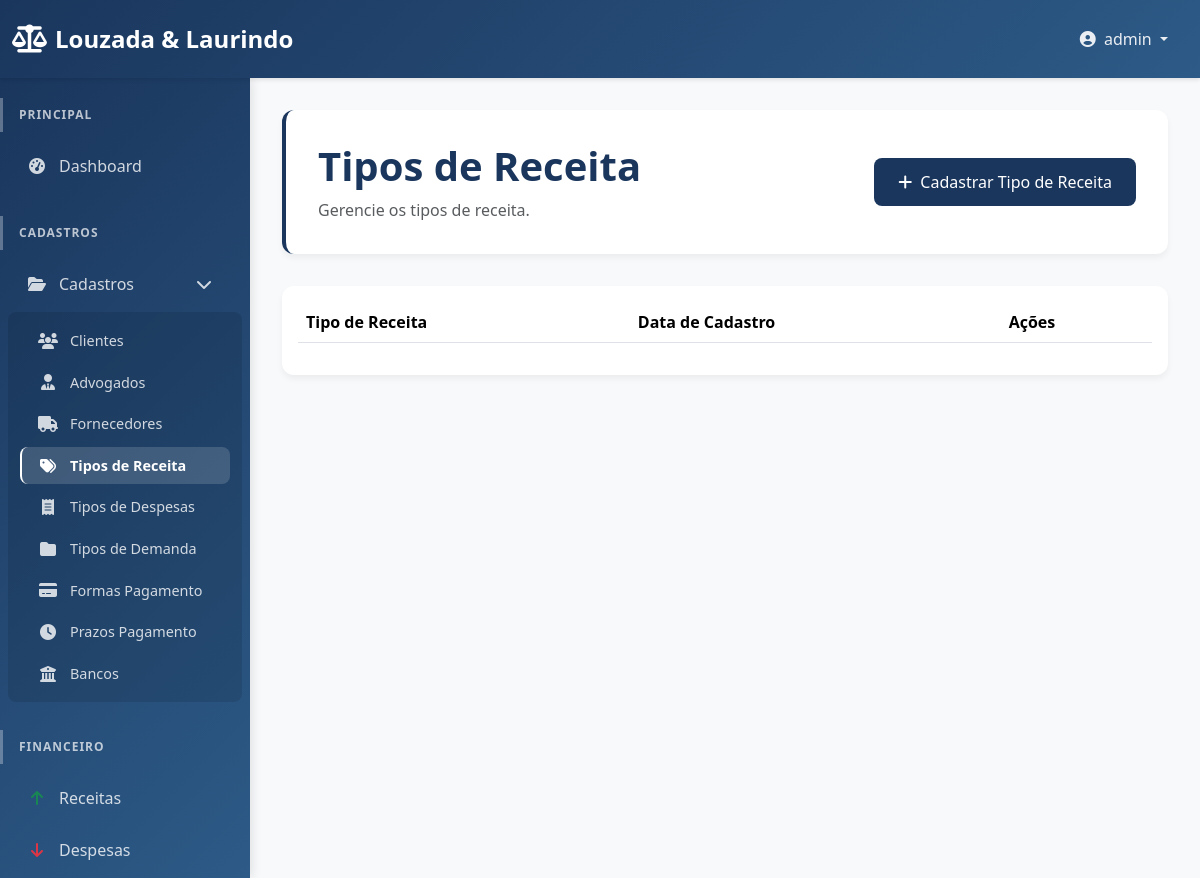
The app's page /dashboard/tipo-receita/ (signed in), older data.
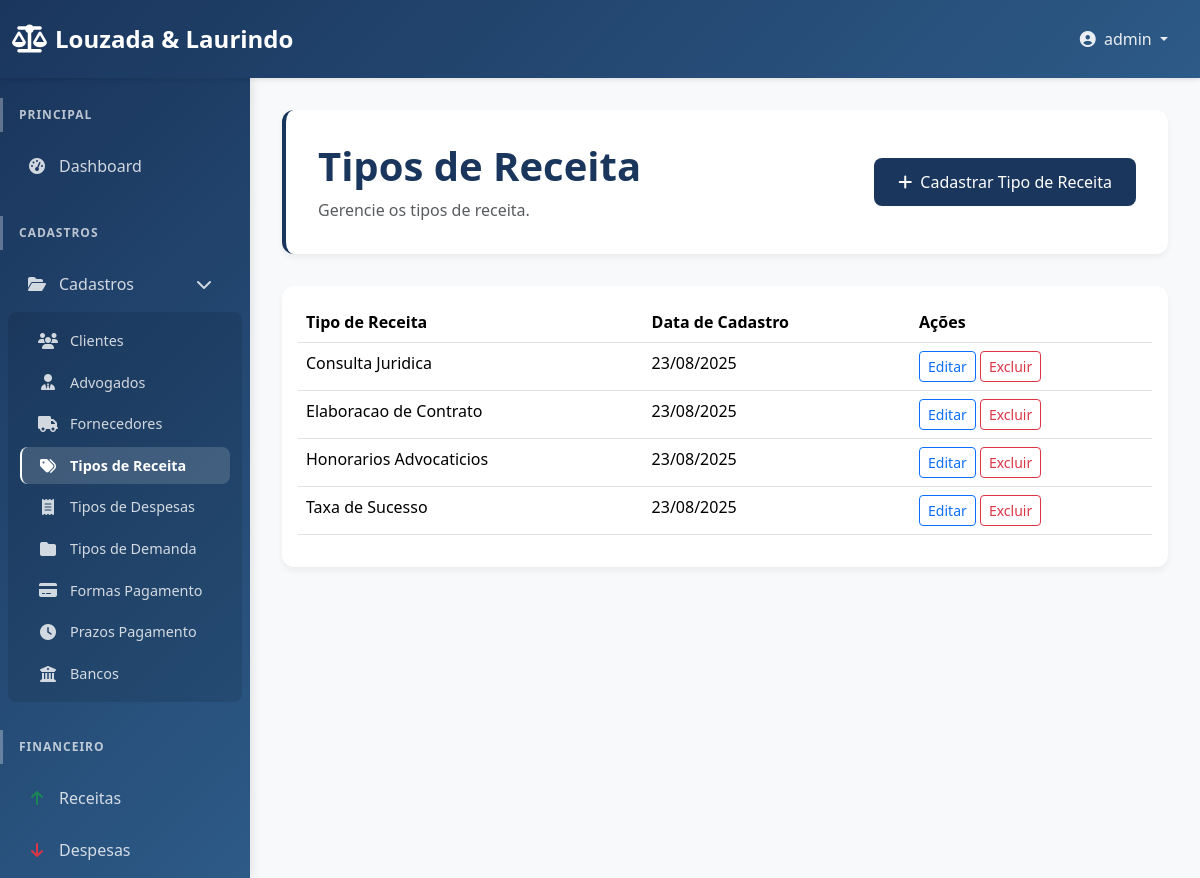
The same page, newer data.
### dashboard/models.py (models this page shows, shortened)
class TipoReceita(models.Model):
    nome = models.CharField(max_length=100, verbose_name="Nome")
    descricao = models.TextField(blank=True, null=True, verbose_name="Descrição")
    data_cadastro = models.DateTimeField(default=timezone.now, verbose_name="Data de Cadastro")
    class Meta:
        verbose_name = "Tipo de Receita"
        verbose_name_plural = "Tipos de Receita"
        ordering = ['-data_cadastro']

### dashboard/views.py (the view)
# urls.py: path('tipo-receita/', views.tipo_receita_list, name='tipo_receita_list'),
@login_required
def tipo_receita_list(request):
    tipos_receita = TipoReceita.objects.all().order_by('nome')
    return render(request, 'dashboard/tipo_receita_list.html', {
        'tipos_receita': tipos_receita
    })

### dashboard/templates/dashboard/tipo_receita_list.html (shortened to what this page needs)
{% extends 'dashboard/base.html' %}
{% block content %}
<div class="page-header">
    <div class="d-flex justify-content-between align-items-center">
        <div>
            <h1>Tipos de Receita</h1>
            <p class="text-muted">Gerencie os tipos de receita.</p>
        </div>
        <div>
            <a href="{% url 'dashboard:tipo_receita_create' %}" class="btn btn-primary"><i class="fas fa-plus me-2"></i>Cadastrar Tipo de Receita</a>
        </div>
    </div>
</div>
<div class="card">
    <div class="card-body">
        <table class="table table-hover">
            <thead>
                <tr>
                    <th>Tipo de Receita</th>
                    <th>Data de Cadastro</th>
                    <th>Ações</th>
                </tr>
            </thead>
            <tbody>
                {% for tipo_receita in tipos_receita %}
                <tr>
                    <td>{{ tipo_receita.nome }}</td>
                    <td>{{ tipo_receita.data_cadastro|date:"d/m/Y" }}</td>
                    <td>
                        <a href="{% url 'dashboard:tipo_receita_update' tipo_receita.pk %}" class="btn btn-sm btn-outline-primary">Editar</a>
                        <a href="{% url 'dashboard:tipo_receita_delete' tipo_receita.pk %}" class="btn btn-sm btn-outline-danger">Excluir</a>
                    </td>
                </tr>
                {% endfor %}
            </tbody>
        </table>
    </div>
</div>
{% endblock %}

Row changes from the older to the newer data that the page shows:
added TipoReceita: nome "Consulta Juridica", data_cadastro "23/08/2025"
added TipoReceita: nome "Elaboracao de Contrato", data_cadastro "23/08/2025"
added TipoReceita: nome "Honorarios Advocaticios", data_cadastro "23/08/2025"
added TipoReceita: nome "Taxa de Sucesso", data_cadastro "23/08/2025"
